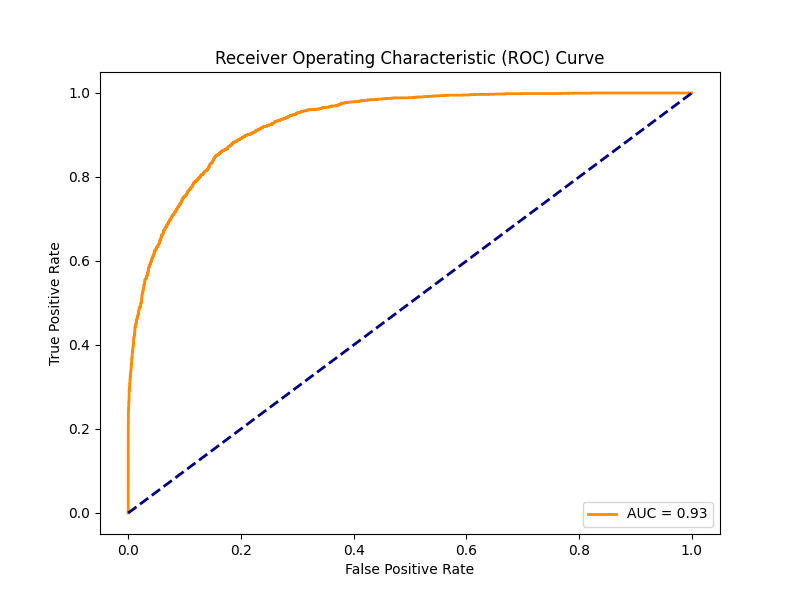

The script that drew this image:
import numpy as np
import pandas as pd

import xgboost as xgb

from sklearn.model_selection import train_test_split
from sklearn.metrics import accuracy_score, f1_score, roc_auc_score, roc_curve

import matplotlib.pyplot as plt

####################
# 读取数据
####################

# 从processed_data.csv中读取数据
df = pd.read_csv('processed_data.csv')

# 将数据拆分为特征和标签
X = df.drop(columns=['class'])
y = df['class']

# 划分训练集和测试集，比例为4:1
X_train, X_test, y_train, y_test = \
         train_test_split( X, y, test_size=0.2, stratify=y )

####################
# xgb
####################

# 计算正类别的权重
scale_pos_weight = np.sum(y_train==0) / np.sum(y_train==1)
print('scale_pos_weight =', scale_pos_weight)
print()

# 使用XGBoost训练分类模型
params = {
    'objective': 'binary:logistic',
    'eval_metric': ['error', 'logloss'],
    'scale_pos_weight': scale_pos_weight,
    'n_jobs': -1,
}

model = xgb.XGBClassifier(**params)
model.fit(X_train, y_train)

# 在测试集上获取预测概率
y_proba = model.predict_proba(X_test)[:, 1]
y_pred =    y_proba >= 0.5

####################
# 测试结果
####################

# 计算准确率、F1和AUC
acc = accuracy_score(y_test, y_pred)
f1 = f1_score(y_test, y_pred)
auc = roc_auc_score(y_test, y_proba)

# 计算ROC曲线的点
fpr, tpr, _ = roc_curve(y_test, y_proba)

####################
# 绘制曲线
####################

# 绘制ROC曲线
plt.figure(figsize=(8, 6))
plt.plot(fpr, tpr, color='darkorange', lw=2, label=f'AUC = {auc:.2f}')
plt.plot([0, 1], [0, 1], color='navy', lw=2, linestyle='--')
plt.xlabel('False Positive Rate')
plt.ylabel('True Positive Rate')
plt.title('Receiver Operating Characteristic (ROC) Curve')
plt.legend(loc='lower right')
plt.show()

print('acc =', acc)
print('f1 =', f1)
print('auc =', auc)

"""
scale_pos_weight = 3.1793774735265803

acc = 0.8367284266557478
f1 = 0.715534153736401
auc = 0.9305006401062574
"""
